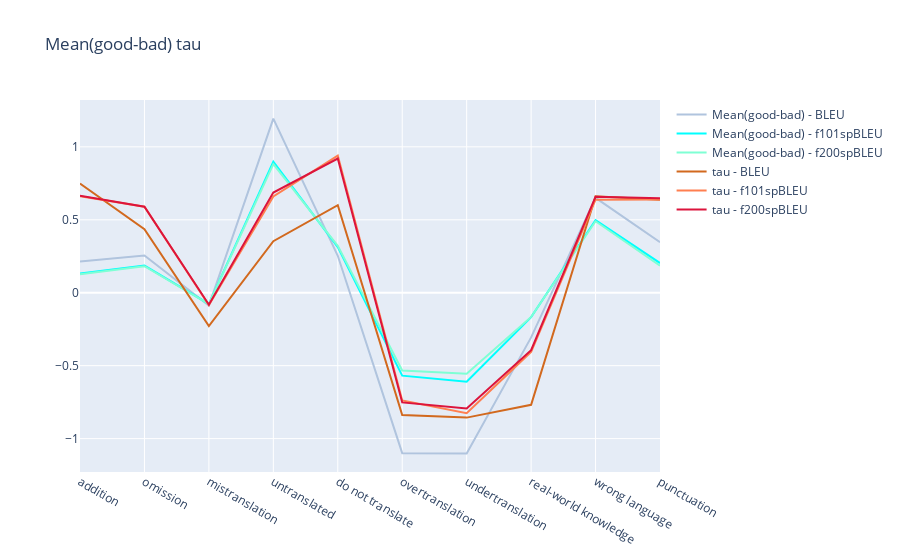

The code cell stored with this chart in its notebook:
### Code cell
grouped_line_plot([means, tau], bleus, ["Mean(good-bad)", "tau"], PHENOMENA)

### Figure 1 — Plotly figure (JSON) as saved in the notebook; plotly's stock layout.template omitted (floating-point values rounded to 4 significant figures)
{"data": [{"line": {"color": "lightsteelblue"}, "mode": "lines", "name": "Mean(good-bad) - BLEU", "type": "scatter", "x": ["addition", "omission", "mistranslation", "untranslated", "do not translate", "overtranslation", "undertranslation", "real-world knowledge", "wrong language", "punctuation"], "y": [0.2148, 0.2547, -0.08825, 1.194, 0.2532, -1.1, -1.101, -0.3062, 0.6506, 0.3464]}, {"line": {"color": "aqua"}, "mode": "lines", "name": "Mean(good-bad) - f101spBLEU", "type": "scatter", "x": ["addition", "omission", "mistranslation", "untranslated", "do not translate", "overtranslation", "undertranslation", "real-world knowledge", "wrong language", "punctuation"], "y": [0.1315, 0.1864, -0.07704, 0.8976, 0.3132, -0.5683, -0.6106, -0.1669, 0.4977, 0.2034]}, {"line": {"color": "aquamarine"}, "mode": "lines", "name": "Mean(good-bad) - f200spBLEU", "type": "scatter", "x": ["addition", "omission", "mistranslation", "untranslated", "do not translate", "overtranslation", "undertranslation", "real-world knowledge", "wrong language", "punctuation"], "y": [0.1258, 0.1817, -0.07729, 0.8811, 0.3211, -0.5326, -0.5548, -0.166, 0.4896, 0.185]}, {"line": {"color": "chocolate"}, "mode": "lines", "name": "tau - BLEU", "type": "scatter", "x": ["addition", "omission", "mistranslation", "untranslated", "do not translate", "overtranslation", "undertranslation", "real-world knowledge", "wrong language", "punctuation"], "y": [0.748, 0.435, -0.229, 0.353, 0.6, -0.838, -0.856, -0.768, 0.661, 0.638]}, {"line": {"color": "coral"}, "mode": "lines", "name": "tau - f101spBLEU", "type": "scatter", "x": ["addition", "omission", "mistranslation", "untranslated", "do not translate", "overtranslation", "undertranslation", "real-world knowledge", "wrong language", "punctuation"], "y": [0.662, 0.59, -0.084, 0.66, 0.94, -0.738, -0.826, -0.405, 0.638, 0.639]}, {"line": {"color": "crimson"}, "mode": "lines", "name": "tau - f200spBLEU", "type": "scatter", "x": ["addition", "omission", "mistranslation", "untranslated", "do not translate", "overtranslation", "undertranslation", "real-world knowledge", "wrong language", "punctuation"], "y": [0.664, 0.59, -0.082, 0.687, 0.92, -0.752, -0.794, -0.394, 0.658, 0.648]}], "layout": {"title": {"text": "Mean(good-bad) tau"}}}
